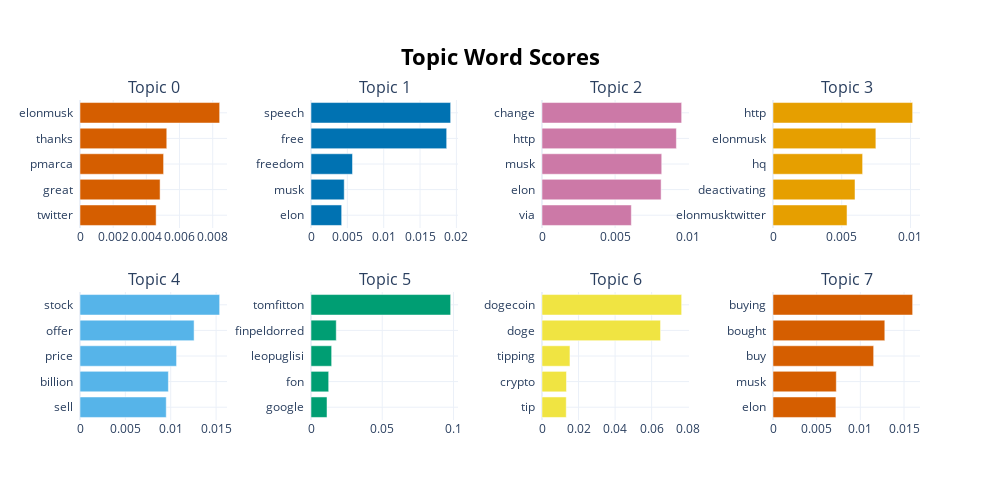

Notebook source saved alongside this figure:
### Code cell
modelLow.visualize_barchart()

### Figure 1 — Plotly figure (JSON) as saved in the notebook; plotly's stock layout.template omitted (floating-point values rounded to 4 significant figures)
{"data": [{"marker": {"color": "#D55E00"}, "orientation": "h", "type": "bar", "x": [0.004588, 0.004827, 0.005038, 0.00523, 0.008417], "xaxis": "x", "y": ["twitter  ", "great  ", "pmarca  ", "thanks  ", "elonmusk  "], "yaxis": "y"}, {"marker": {"color": "#0072B2"}, "orientation": "h", "type": "bar", "x": [0.004218, 0.004571, 0.00571, 0.01866, 0.01921], "xaxis": "x2", "y": ["elon  ", "musk  ", "freedom  ", "free  ", "speech  "], "yaxis": "y2"}, {"marker": {"color": "#CC79A7"}, "orientation": "h", "type": "bar", "x": [0.006111, 0.008149, 0.00819, 0.009192, 0.009553], "xaxis": "x3", "y": ["via  ", "elon  ", "musk  ", "http  ", "change  "], "yaxis": "y3"}, {"marker": {"color": "#E69F00"}, "orientation": "h", "type": "bar", "x": [0.005385, 0.005965, 0.006519, 0.007483, 0.01016], "xaxis": "x4", "y": ["elonmusktwitter  ", "deactivating  ", "hq  ", "elonmusk  ", "http  "], "yaxis": "y4"}, {"marker": {"color": "#56B4E9"}, "orientation": "h", "type": "bar", "x": [0.009505, 0.009741, 0.01064, 0.01257, 0.01539], "xaxis": "x5", "y": ["sell  ", "billion  ", "price  ", "offer  ", "stock  "], "yaxis": "y5"}, {"marker": {"color": "#009E73"}, "orientation": "h", "type": "bar", "x": [0.01125, 0.01241, 0.01449, 0.01772, 0.09801], "xaxis": "x6", "y": ["google  ", "fon  ", "leopuglisi  ", "finpeldorred  ", "tomfitton  "], "yaxis": "y6"}, {"marker": {"color": "#F0E442"}, "orientation": "h", "type": "bar", "x": [0.01327, 0.01338, 0.0153, 0.06487, 0.07642], "xaxis": "x7", "y": ["tip  ", "crypto  ", "tipping  ", "doge  ", "dogecoin  "], "yaxis": "y7"}, {"marker": {"color": "#D55E00"}, "orientation": "h", "type": "bar", "x": [0.007202, 0.007247, 0.01152, 0.0128, 0.01599], "xaxis": "x8", "y": ["elon  ", "musk  ", "buy  ", "bought  ", "buying  "], "yaxis": "y8"}], "layout": {"annotations": [{"font": {"size": 16}, "showarrow": false, "text": "Topic 0", "x": 0.0875, "xanchor": "center", "xref": "paper", "y": 1, "yanchor": "bottom", "yref": "paper"}, {"font": {"size": 16}, "showarrow": false, "text": "Topic 1", "x": 0.3625, "xanchor": "center", "xref": "paper", "y": 1, "yanchor": "bottom", "yref": "paper"}, {"font": {"size": 16}, "showarrow": false, "text": "Topic 2", "x": 0.6375, "xanchor": "center", "xref": "paper", "y": 1, "yanchor": "bottom", "yref": "paper"}, {"font": {"size": 16}, "showarrow": false, "text": "Topic 3", "x": 0.9125, "xanchor": "center", "xref": "paper", "y": 1, "yanchor": "bottom", "yref": "paper"}, {"font": {"size": 16}, "showarrow": false, "text": "Topic 4", "x": 0.0875, "xanchor": "center", "xref": "paper", "y": 0.4, "yanchor": "bottom", "yref": "paper"}, {"font": {"size": 16}, "showarrow": false, "text": "Topic 5", "x": 0.3625, "xanchor": "center", "xref": "paper", "y": 0.4, "yanchor": "bottom", "yref": "paper"}, {"font": {"size": 16}, "showarrow": false, "text": "Topic 6", "x": 0.6375, "xanchor": "center", "xref": "paper", "y": 0.4, "yanchor": "bottom", "yref": "paper"}, {"font": {"size": 16}, "showarrow": false, "text": "Topic 7", "x": 0.9125, "xanchor": "center", "xref": "paper", "y": 0.4, "yanchor": "bottom", "yref": "paper"}], "height": 500, "hoverlabel": {"bgcolor": "white", "font": {"family": "Rockwell", "size": 16}}, "showlegend": false, "title": {"font": {"color": "Black", "size": 22}, "text": "<b>Topic Word Scores", "x": 0.5, "xanchor": "center", "yanchor": "top"}, "width": 1000, "xaxis": {"anchor": "y", "domain": [0, 0.175], "showgrid": true}, "xaxis2": {"anchor": "y2", "domain": [0.275, 0.45], "showgrid": true}, "xaxis3": {"anchor": "y3", "domain": [0.55, 0.725], "showgrid": true}, "xaxis4": {"anchor": "y4", "domain": [0.825, 1], "showgrid": true}, "xaxis5": {"anchor": "y5", "domain": [0, 0.175], "showgrid": true}, "xaxis6": {"anchor": "y6", "domain": [0.275, 0.45], "showgrid": true}, "xaxis7": {"anchor": "y7", "domain": [0.55, 0.725], "showgrid": true}, "xaxis8": {"anchor": "y8", "domain": [0.825, 1], "showgrid": true}, "yaxis": {"anchor": "x", "domain": [0.6, 1], "showgrid": true}, "yaxis2": {"anchor": "x2", "domain": [0.6, 1], "showgrid": true}, "yaxis3": {"anchor": "x3", "domain": [0.6, 1], "showgrid": true}, "yaxis4": {"anchor": "x4", "domain": [0.6, 1], "showgrid": true}, "yaxis5": {"anchor": "x5", "domain": [0, 0.4], "showgrid": true}, "yaxis6": {"anchor": "x6", "domain": [0, 0.4], "showgrid": true}, "yaxis7": {"anchor": "x7", "domain": [0, 0.4], "showgrid": true}, "yaxis8": {"anchor": "x8", "domain": [0, 0.4], "showgrid": true}}}
